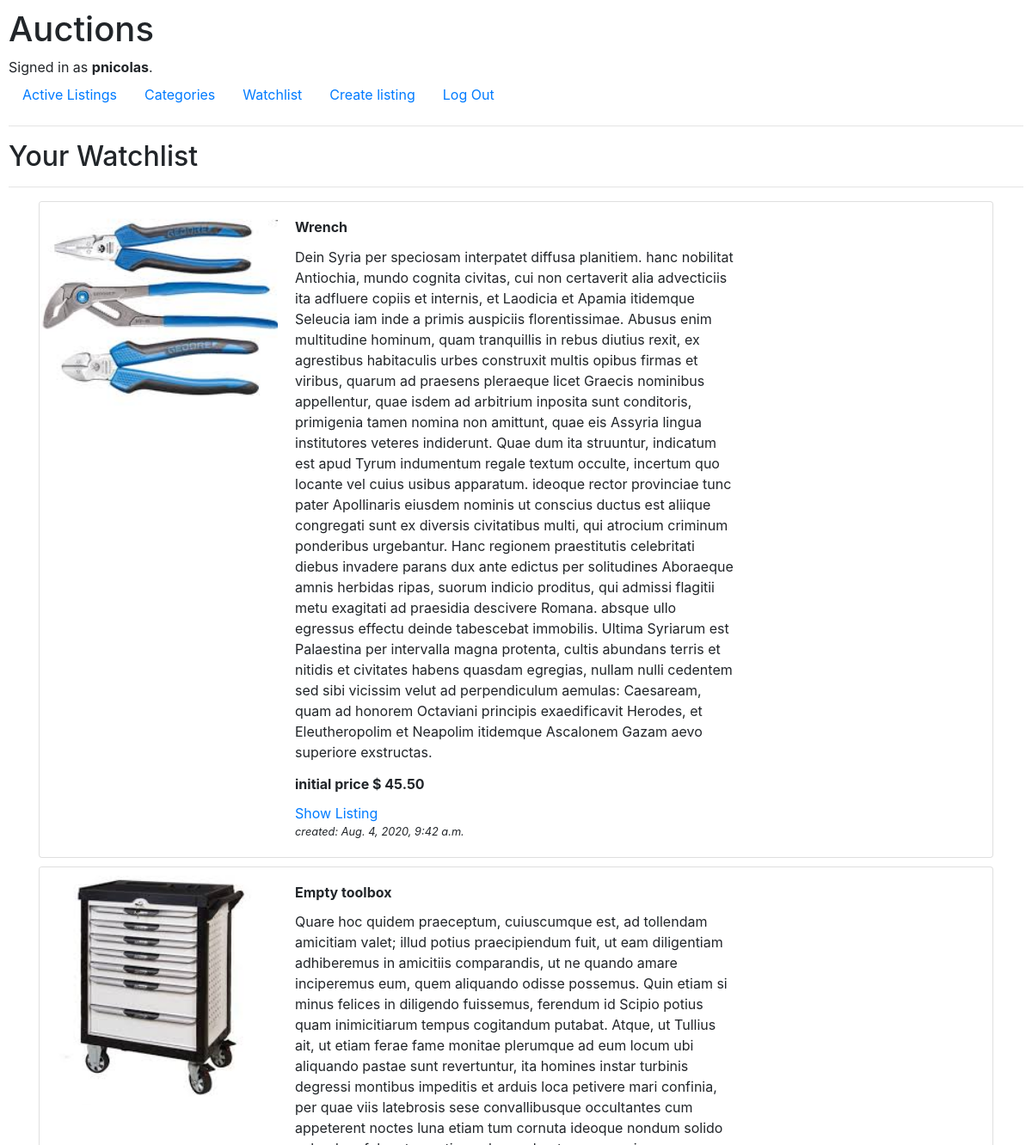
The page /watch (signed in, upper part) on the database as committed earlier.
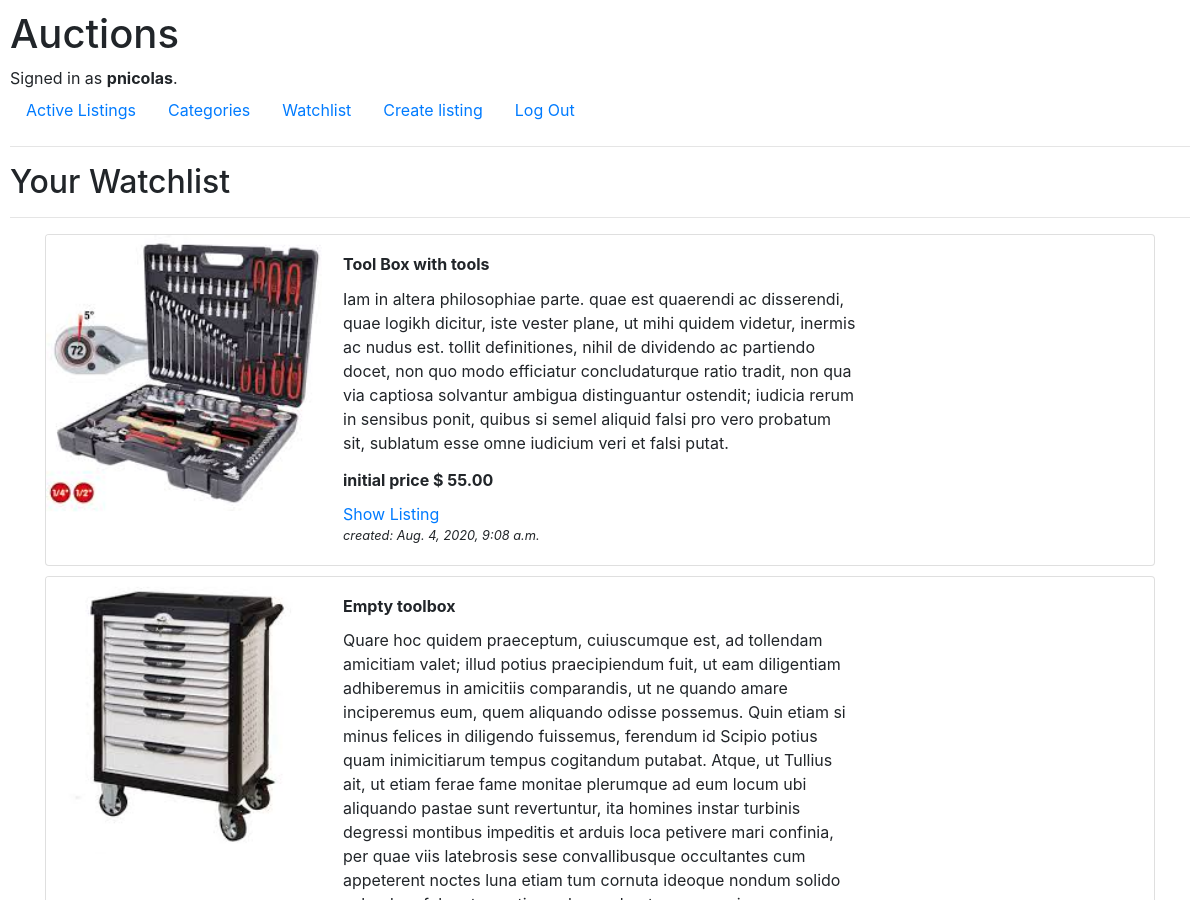
The same page on the database as committed later.
### auctions/models.py (models this page shows, shortened)
class Listing(models.Model):
    title = models.CharField(max_length=64)
    listing_desc = models.TextField()
    listing_img = models.ImageField(upload_to='listing_images', default=None, blank=True, null=True)
    cat_id = models.ForeignKey(Category, default = 1, on_delete=models.CASCADE)
    starting_price = models.DecimalField(decimal_places=2, max_digits=10, default = 0)
    created_at = models.DateTimeField(auto_now_add=True)
    updated_at = models.DateTimeField(auto_now=True)
    listing_open = models.BooleanField(default=True)
    listing_owner = models.ForeignKey(User, null=True , on_delete=models.CASCADE, related_name='owner')
    listing_winner = models.ForeignKey(User, on_delete=models.CASCADE, blank=True, null=True, related_name='winner')
    listing_final_price = models.DecimalField(decimal_places=2, max_digits=10, default = 0)

### auctions/views.py (the view)
# urls.py: path("watch", views.watchlist_view, name="watch"),
@login_required
def watchlist_view(request):
    listings = Listing.objects.all().filter(
        Q(watchlist__username=request.user),
        Q(watchlist__in_watchlist=True),
        (Q(listing_open=True) | Q(listing_winner=request.user))
        )
    return render(request, "auctions/watchlist.html", {
        'listings' : listings
        })

### auctions/templates/auctions/watchlist.html (shortened to what this page needs)
{% extends "auctions/layout.html" %}
{% block body %}
    <h2>Your Watchlist</h2>
    <hr/>
    {% for listing in listings %}
    <div class="container bcontent">
        <div class="card" style="margin-bottom: 10px; width: 100%">
            <div class="row no-gutters">
                <div class="col-sm-9 col-md-3">
                    <img class="card-img-top" src="{{ listing.listing_img.url }}" alt="{{ listing.title }}">
                </div>
                <div class="col-sm-3 col-md-6 d-flex flex-column">
                    <div class="card-body ">
                        <h6 class="card-title font-weight-bold">
                            {{ listing.title }}
                        </h6>
                        <p class="card-text">{{ listing.listing_desc }}</p>
                        <h6 class="card-title font-weight-bold"><a>initial price $ {{ listing.starting_price}}</a></h6>
                        <a href='{% url "listing" listing.id %}' class="card-link">Show Listing</a>
                        <p class="card-text small align-self-end" style="flex-direction: column;"><i>created: {{ listing.created_at }}</i></p>
                    </div>
                </div>
            </div>
        </div>
    </div>
    {% endfor %}
{% endblock %}

Rows that differ between the two databases and show on the page:
no longer on this page (row edited): Listing: listing_img (picture), title "Wrench", listing_desc "Dein Syria per speciosam interpatet diffusa planitiem. hanc nobilitat Antiochia, mundo cognita civitas, cui non certaverit alia advecticiis ita adfluere copiis et internis, et Laodicia et Apamia itidemque Seleucia iam inde a primis auspiciis florentissimae. Abusus enim multitudine hominum, quam tranquillis in rebus diutius rexit, ex agrestibus habitaculis urbes construxit multis opibus firmas et viribus, quarum ad praesens pleraeque licet Graecis nominibus appellentur, quae isdem ad arbitrium inposita sunt conditoris, primigenia tamen nomina non amittunt, quae eis Assyria lingua institutores veteres indiderunt. Quae dum ita struuntur, indicatum est apud Tyrum indumentum regale textum…", starting_price "45.50", created_at "Aug. 4, 2020, 9:42 a.m."
now on this page (row edited): Listing: listing_img (picture), title "Tool Box with tools", listing_desc "Iam in altera philosophiae parte. quae est quaerendi ac disserendi, quae logikh dicitur, iste vester plane, ut mihi quidem videtur, inermis ac nudus est. tollit definitiones, nihil de dividendo ac partiendo docet, non quo modo efficiatur concludaturque ratio tradit, non qua via captiosa solvantur ambigua distinguantur ostendit; iudicia rerum in sensibus ponit, quibus si semel aliquid falsi pro vero probatum sit, sublatum esse omne iudicium veri et falsi putat.", starting_price "55.00", created_at "Aug. 4, 2020, 9:08 a.m."
